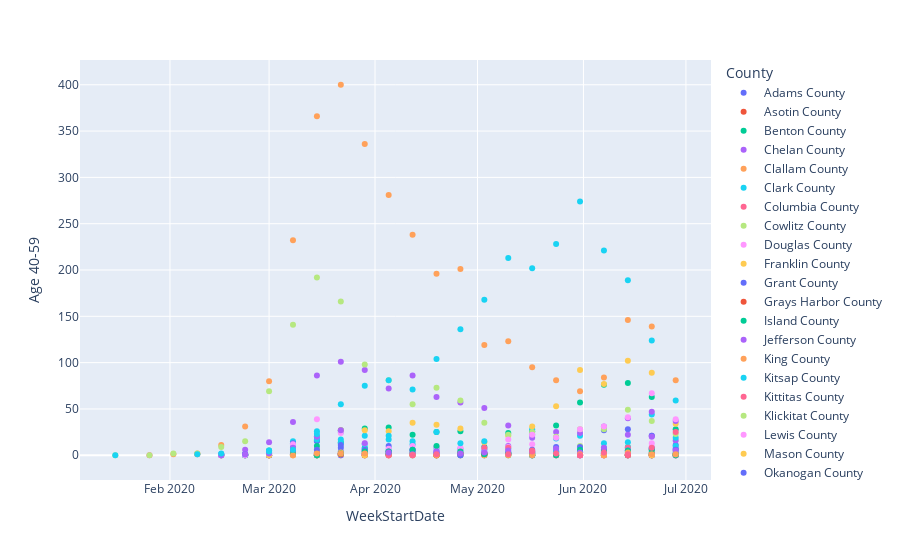

The code cell stored with this chart in its notebook:
### Code cell
px.scatter(df, x="WeekStartDate", y='Age 40-59', color='County')

### Figure 1 — Plotly figure (JSON) as saved in the notebook; plotly's stock layout.template omitted (floating-point values rounded to 4 significant figures)
{"data": [{"hoverlabel": {"namelength": 0}, "hovertemplate": "County=Adams County<br>WeekStartDate=%{x}<br>Age 40-59=%{y}", "legendgroup": "Adams County", "marker": {"color": "#636efa", "symbol": "circle"}, "mode": "markers", "name": "Adams County", "showlegend": true, "type": "scatter", "x": ["2020-03-08", "2020-03-15", "2020-03-22", "2020-03-29", "2020-04-05", "2020-04-12", "2020-04-19", "2020-04-26", "2020-05-03", "2020-05-10", "2020-05-17", "2020-05-24", "2020-05-31", "2020-06-07", "2020-06-14", "2020-06-21", "2020-06-28"], "xaxis": "x", "y": [1, 3, 4, 4, 4, 1, 0, 1, 0, 1, 4, 4, 3, 5, 5, 8, 11], "yaxis": "y"}, {"hoverlabel": {"namelength": 0}, "hovertemplate": "County=Asotin County<br>WeekStartDate=%{x}<br>Age 40-59=%{y}", "legendgroup": "Asotin County", "marker": {"color": "#EF553B", "symbol": "circle"}, "mode": "markers", "name": "Asotin County", "showlegend": true, "type": "scatter", "x": ["2020-03-15", "2020-03-29", "2020-04-05", "2020-04-12", "2020-04-19", "2020-05-17", "2020-05-31", "2020-06-21"], "xaxis": "x", "y": [0, 2, 4, 3, 0, 1, 0, 0], "yaxis": "y"}, {"hoverlabel": {"namelength": 0}, "hovertemplate": "County=Benton County<br>WeekStartDate=%{x}<br>Age 40-59=%{y}", "legendgroup": "Benton County", "marker": {"color": "#00cc96", "symbol": "circle"}, "mode": "markers", "name": "Benton County", "showlegend": true, "type": "scatter", "x": ["2020-02-16", "2020-03-01", "2020-03-08", "2020-03-15", "2020-03-22", "2020-03-29", "2020-04-05", "2020-04-12", "2020-04-19", "2020-04-26", "2020-05-03", "2020-05-10", "2020-05-17", "2020-05-24", "2020-05-31", "2020-06-07", "2020-06-14", "2020-06-21", "2020-06-28"], "xaxis": "x", "y": [0, 0, 4, 16, 27, 29, 30, 22, 25, 26, 9, 24, 26, 32, 57, 76, 78, 63, 28], "yaxis": "y"}, {"hoverlabel": {"namelength": 0}, "hovertemplate": "County=Chelan County<br>WeekStartDate=%{x}<br>Age 40-59=%{y}", "legendgroup": "Chelan County", "marker": {"color": "#ab63fa", "symbol": "circle"}, "mode": "markers", "name": "Chelan County", "showlegend": true, "type": "scatter", "x": ["2020-02-09", "2020-03-08", "2020-03-15", "2020-03-22", "2020-03-29", "2020-04-05", "2020-04-12", "2020-04-19", "2020-04-26", "2020-05-03", "2020-05-10", "2020-05-17", "2020-05-24", "2020-05-31", "2020-06-07", "2020-06-14", "2020-06-21", "2020-06-28"], "xaxis": "x", "y": [1, 5, 0, 2, 6, 4, 6, 9, 7, 7, 10, 19, 5, 0, 1, 8, 21, 16], "yaxis": "y"}, {"hoverlabel": {"namelength": 0}, "hovertemplate": "County=Clallam County<br>WeekStartDate=%{x}<br>Age 40-59=%{y}", "legendgroup": "Clallam County", "marker": {"color": "#FFA15A", "symbol": "circle"}, "mode": "markers", "name": "Clallam County", "showlegend": true, "type": "scatter", "x": ["2020-03-01", "2020-03-08", "2020-03-15", "2020-03-29", "2020-04-05", "2020-04-19", "2020-04-26", "2020-05-10", "2020-05-17", "2020-05-24", "2020-05-31", "2020-06-07", "2020-06-14", "2020-06-21", "2020-06-28"], "xaxis": "x", "y": [0, 2, 0, 0, 1, 0, 0, 2, 0, 0, 1, 1, 0, 3, 0], "yaxis": "y"}, {"hoverlabel": {"namelength": 0}, "hovertemplate": "County=Clark County<br>WeekStartDate=%{x}<br>Age 40-59=%{y}", "legendgroup": "Clark County", "marker": {"color": "#19d3f3", "symbol": "circle"}, "mode": "markers", "name": "Clark County", "showlegend": true, "type": "scatter", "x": ["2020-02-23", "2020-03-01", "2020-03-08", "2020-03-15", "2020-03-22", "2020-03-29", "2020-04-05", "2020-04-12", "2020-04-19", "2020-04-26", "2020-05-03", "2020-05-10", "2020-05-17", "2020-05-24", "2020-05-31", "2020-06-07", "2020-06-14", "2020-06-21", "2020-06-28"], "xaxis": "x", "y": [1, 2, 15, 26, 25, 21, 17, 15, 7, 5, 6, 7, 28, 18, 21, 13, 14, 44, 19], "yaxis": "y"}, {"hoverlabel": {"namelength": 0}, "hovertemplate": "County=Columbia County<br>WeekStartDate=%{x}<br>Age 40-59=%{y}", "legendgroup": "Columbia County", "marker": {"color": "#FF6692", "symbol": "circle"}, "mode": "markers", "name": "Columbia County", "showlegend": true, "type": "scatter", "x": ["2020-03-01", "2020-06-07", "2020-06-14"], "xaxis": "x", "y": [0, 2, 0], "yaxis": "y"}, {"hoverlabel": {"namelength": 0}, "hovertemplate": "County=Cowlitz County<br>WeekStartDate=%{x}<br>Age 40-59=%{y}", "legendgroup": "Cowlitz County", "marker": {"color": "#B6E880", "symbol": "circle"}, "mode": "markers", "name": "Cowlitz County", "showlegend": true, "type": "scatter", "x": ["2020-02-23", "2020-03-01", "2020-03-08", "2020-03-15", "2020-03-22", "2020-03-29", "2020-04-05", "2020-04-12", "2020-04-19", "2020-04-26", "2020-05-03", "2020-05-10", "2020-05-17", "2020-05-24", "2020-05-31", "2020-06-07", "2020-06-14", "2020-06-21", "2020-06-28"], "xaxis": "x", "y": [0, 0, 1, 1, 0, 2, 4, 2, 2, 1, 1, 3, 2, 3, 10, 6, 9, 6, 4], "yaxis": "y"}, {"hoverlabel": {"namelength": 0}, "hovertemplate": "County=Douglas County<br>WeekStartDate=%{x}<br>Age 40-59=%{y}", "legendgroup": "Douglas County", "marker": {"color": "#FF97FF", "symbol": "circle"}, "mode": "markers", "name": "Douglas County", "showlegend": true, "type": "scatter", "x": ["2020-03-01", "2020-03-08", "2020-03-15", "2020-03-22", "2020-03-29", "2020-04-05", "2020-04-12", "2020-04-19", "2020-04-26", "2020-05-03", "2020-05-10", "2020-05-17", "2020-05-24", "2020-05-31", "2020-06-07", "2020-06-14", "2020-06-21", "2020-06-28"], "xaxis": "x", "y": [1, 0, 0, 2, 1, 1, 4, 5, 8, 7, 9, 12, 5, 1, 3, 7, 13, 9], "yaxis": "y"}, {"hoverlabel": {"namelength": 0}, "hovertemplate": "County=Franklin County<br>WeekStartDate=%{x}<br>Age 40-59=%{y}", "legendgroup": "Franklin County", "marker": {"color": "#FECB52", "symbol": "circle"}, "mode": "markers", "name": "Franklin County", "showlegend": true, "type": "scatter", "x": ["2020-02-09", "2020-02-23", "2020-03-01", "2020-03-08", "2020-03-15", "2020-03-22", "2020-03-29", "2020-04-05", "2020-04-12", "2020-04-19", "2020-04-26", "2020-05-03", "2020-05-10", "2020-05-17", "2020-05-24", "2020-05-31", "2020-06-07", "2020-06-14", "2020-06-21", "2020-06-28"], "xaxis": "x", "y": [1, 0, 0, 3, 6, 27, 27, 26, 35, 33, 29, 14, 21, 31, 53, 92, 77, 102, 89, 34], "yaxis": "y"}, {"hoverlabel": {"namelength": 0}, "hovertemplate": "County=Grant County<br>WeekStartDate=%{x}<br>Age 40-59=%{y}", "legendgroup": "Grant County", "marker": {"color": "#636efa", "symbol": "circle"}, "mode": "markers", "name": "Grant County", "showlegend": true, "type": "scatter", "x": ["2020-02-16", "2020-02-23", "2020-03-01", "2020-03-08", "2020-03-15", "2020-03-22", "2020-03-29", "2020-04-05", "2020-04-12", "2020-04-19", "2020-04-26", "2020-05-03", "2020-05-10", "2020-05-17", "2020-05-24", "2020-05-31", "2020-06-07", "2020-06-14", "2020-06-21", "2020-06-28"], "xaxis": "x", "y": [1, 0, 0, 13, 15, 8, 5, 10, 5, 2, 2, 3, 3, 6, 4, 4, 27, 28, 21, 7], "yaxis": "y"}, {"hoverlabel": {"namelength": 0}, "hovertemplate": "County=Grays Harbor County<br>WeekStartDate=%{x}<br>Age 40-59=%{y}", "legendgroup": "Grays Harbor County", "marker": {"color": "#EF553B", "symbol": "circle"}, "mode": "markers", "name": "Grays Harbor County", "showlegend": true, "type": "scatter", "x": ["2020-02-16", "2020-02-23", "2020-03-01", "2020-03-15", "2020-03-22", "2020-03-29", "2020-04-05", "2020-04-26", "2020-05-03", "2020-05-17", "2020-05-24", "2020-05-31", "2020-06-07", "2020-06-14", "2020-06-21", "2020-06-28"], "xaxis": "x", "y": [0, 0, 0, 1, 2, 2, 0, 0, 0, 0, 0, 0, 1, 0, 0, 0], "yaxis": "y"}, {"hoverlabel": {"namelength": 0}, "hovertemplate": "County=Island County<br>WeekStartDate=%{x}<br>Age 40-59=%{y}", "legendgroup": "Island County", "marker": {"color": "#00cc96", "symbol": "circle"}, "mode": "markers", "name": "Island County", "showlegend": true, "type": "scatter", "x": ["2020-02-23", "2020-03-01", "2020-03-08", "2020-03-15", "2020-03-22", "2020-03-29", "2020-04-05", "2020-04-12", "2020-04-19", "2020-04-26", "2020-05-03", "2020-05-10", "2020-05-24", "2020-06-07", "2020-06-14", "2020-06-21", "2020-06-28"], "xaxis": "x", "y": [1, 5, 8, 10, 14, 8, 2, 0, 0, 2, 2, 0, 1, 2, 0, 2, 0], "yaxis": "y"}, {"hoverlabel": {"namelength": 0}, "hovertemplate": "County=Jefferson County<br>WeekStartDate=%{x}<br>Age 40-59=%{y}", "legendgroup": "Jefferson County", "marker": {"color": "#ab63fa", "symbol": "circle"}, "mode": "markers", "name": "Jefferson County", "showlegend": true, "type": "scatter", "x": ["2020-02-23", "2020-03-01", "2020-03-08", "2020-03-15", "2020-03-22", "2020-03-29", "2020-05-31", "2020-06-07", "2020-06-14", "2020-06-21", "2020-06-28"], "xaxis": "x", "y": [1, 0, 3, 1, 1, 0, 0, 0, 1, 0, 0], "yaxis": "y"}, {"hoverlabel": {"namelength": 0}, "hovertemplate": "County=King County<br>WeekStartDate=%{x}<br>Age 40-59=%{y}", "legendgroup": "King County", "marker": {"color": "#FFA15A", "symbol": "circle"}, "mode": "markers", "name": "King County", "showlegend": true, "type": "scatter", "x": ["2020-02-02", "2020-02-09", "2020-02-16", "2020-02-23", "2020-03-01", "2020-03-08", "2020-03-15", "2020-03-22", "2020-03-29", "2020-04-05", "2020-04-12", "2020-04-19", "2020-04-26", "2020-05-03", "2020-05-10", "2020-05-17", "2020-05-24", "2020-05-31", "2020-06-07", "2020-06-14", "2020-06-21", "2020-06-28"], "xaxis": "x", "y": [1, 2, 11, 31, 80, 232, 366, 400, 336, 281, 238, 196, 201, 119, 123, 95, 81, 69, 84, 146, 139, 81], "yaxis": "y"}, {"hoverlabel": {"namelength": 0}, "hovertemplate": "County=Kitsap County<br>WeekStartDate=%{x}<br>Age 40-59=%{y}", "legendgroup": "Kitsap County", "marker": {"color": "#19d3f3", "symbol": "circle"}, "mode": "markers", "name": "Kitsap County", "showlegend": true, "type": "scatter", "x": ["2020-02-16", "2020-02-23", "2020-03-01", "2020-03-08", "2020-03-15", "2020-03-22", "2020-03-29", "2020-04-05", "2020-04-12", "2020-04-19", "2020-04-26", "2020-05-03", "2020-05-10", "2020-05-24", "2020-05-31", "2020-06-07", "2020-06-14", "2020-06-21", "2020-06-28"], "xaxis": "x", "y": [0, 0, 5, 9, 17, 17, 7, 6, 3, 1, 0, 1, 2, 3, 3, 2, 9, 4, 2], "yaxis": "y"}, {"hoverlabel": {"namelength": 0}, "hovertemplate": "County=Kittitas County<br>WeekStartDate=%{x}<br>Age 40-59=%{y}", "legendgroup": "Kittitas County", "marker": {"color": "#FF6692", "symbol": "circle"}, "mode": "markers", "name": "Kittitas County", "showlegend": true, "type": "scatter", "x": ["2020-01-26", "2020-02-16", "2020-03-08", "2020-03-15", "2020-03-22", "2020-03-29", "2020-04-05", "2020-04-19", "2020-04-26", "2020-05-03", "2020-05-10", "2020-05-17", "2020-05-24", "2020-05-31", "2020-06-07", "2020-06-14", "2020-06-21", "2020-06-28"], "xaxis": "x", "y": [0, 0, 2, 2, 1, 0, 0, 0, 2, 8, 8, 5, 0, 0, 0, 8, 6, 0], "yaxis": "y"}, {"hoverlabel": {"namelength": 0}, "hovertemplate": "County=Klickitat County<br>WeekStartDate=%{x}<br>Age 40-59=%{y}", "legendgroup": "Klickitat County", "marker": {"color": "#B6E880", "symbol": "circle"}, "mode": "markers", "name": "Klickitat County", "showlegend": true, "type": "scatter", "x": ["2020-03-01", "2020-03-15", "2020-03-22", "2020-03-29", "2020-04-05", "2020-04-19", "2020-04-26", "2020-05-03", "2020-05-10", "2020-05-17", "2020-05-24", "2020-05-31", "2020-06-07", "2020-06-14", "2020-06-21", "2020-06-28"], "xaxis": "x", "y": [1, 0, 0, 0, 0, 1, 1, 2, 0, 0, 1, 3, 2, 3, 1, 1], "yaxis": "y"}, {"hoverlabel": {"namelength": 0}, "hovertemplate": "County=Lewis County<br>WeekStartDate=%{x}<br>Age 40-59=%{y}", "legendgroup": "Lewis County", "marker": {"color": "#FF97FF", "symbol": "circle"}, "mode": "markers", "name": "Lewis County", "showlegend": true, "type": "scatter", "x": ["2020-03-08", "2020-03-15", "2020-03-22", "2020-03-29", "2020-04-05", "2020-04-12", "2020-04-19", "2020-04-26", "2020-05-03", "2020-05-10", "2020-05-24", "2020-06-07", "2020-06-14", "2020-06-21", "2020-06-28"], "xaxis": "x", "y": [1, 2, 0, 1, 1, 0, 2, 1, 1, 3, 1, 1, 5, 9, 0], "yaxis": "y"}, {"hoverlabel": {"namelength": 0}, "hovertemplate": "County=Mason County<br>WeekStartDate=%{x}<br>Age 40-59=%{y}", "legendgroup": "Mason County", "marker": {"color": "#FECB52", "symbol": "circle"}, "mode": "markers", "name": "Mason County", "showlegend": true, "type": "scatter", "x": ["2020-03-01", "2020-03-08", "2020-03-15", "2020-03-22", "2020-03-29", "2020-04-12", "2020-04-19", "2020-04-26", "2020-05-03", "2020-05-10", "2020-05-17", "2020-05-24", "2020-05-31", "2020-06-07", "2020-06-14", "2020-06-21", "2020-06-28"], "xaxis": "x", "y": [0, 0, 3, 3, 2, 2, 0, 1, 0, 2, 0, 2, 1, 0, 1, 3, 1], "yaxis": "y"}, {"hoverlabel": {"namelength": 0}, "hovertemplate": "County=Okanogan County<br>WeekStartDate=%{x}<br>Age 40-59=%{y}", "legendgroup": "Okanogan County", "marker": {"color": "#636efa", "symbol": "circle"}, "mode": "markers", "name": "Okanogan County", "showlegend": true, "type": "scatter", "x": ["2020-03-08", "2020-03-15", "2020-03-22", "2020-03-29", "2020-04-05", "2020-04-12", "2020-04-19", "2020-04-26", "2020-05-03", "2020-05-10", "2020-05-17", "2020-05-24", "2020-05-31", "2020-06-07", "2020-06-14", "2020-06-21", "2020-06-28"], "xaxis": "x", "y": [2, 0, 0, 1, 1, 2, 2, 0, 3, 1, 0, 3, 4, 3, 0, 2, 2], "yaxis": "y"}, {"hoverlabel": {"namelength": 0}, "hovertemplate": "County=Pacific County<br>WeekStartDate=%{x}<br>Age 40-59=%{y}", "legendgroup": "Pacific County", "marker": {"color": "#EF553B", "symbol": "circle"}, "mode": "markers", "name": "Pacific County", "showlegend": true, "type": "scatter", "x": ["2020-03-29", "2020-04-05", "2020-04-19", "2020-04-26", "2020-05-03", "2020-05-31", "2020-06-07", "2020-06-21"], "xaxis": "x", "y": [0, 1, 0, 2, 2, 1, 0, 1], "yaxis": "y"}, {"hoverlabel": {"namelength": 0}, "hovertemplate": "County=Pend Oreille County<br>WeekStartDate=%{x}<br>Age 40-59=%{y}", "legendgroup": "Pend Oreille County", "marker": {"color": "#00cc96", "symbol": "circle"}, "mode": "markers", "name": "Pend Oreille County", "showlegend": true, "type": "scatter", "x": ["2020-03-15", "2020-04-05", "2020-05-17", "2020-06-21", "2020-06-28"], "xaxis": "x", "y": [0, 1, 0, 0, 0], "yaxis": "y"}, {"hoverlabel": {"namelength": 0}, "hovertemplate": "County=Pierce County<br>WeekStartDate=%{x}<br>Age 40-59=%{y}", "legendgroup": "Pierce County", "marker": {"color": "#ab63fa", "symbol": "circle"}, "mode": "markers", "name": "Pierce County", "showlegend": true, "type": "scatter", "x": ["2020-02-16", "2020-02-23", "2020-03-01", "2020-03-08", "2020-03-15", "2020-03-22", "2020-03-29", "2020-04-05", "2020-04-12", "2020-04-19", "2020-04-26", "2020-05-03", "2020-05-10", "2020-05-17", "2020-05-24", "2020-05-31", "2020-06-07", "2020-06-14", "2020-06-21", "2020-06-28"], "xaxis": "x", "y": [1, 6, 14, 36, 86, 101, 92, 72, 86, 63, 57, 51, 32, 22, 25, 24, 31, 40, 47, 37], "yaxis": "y"}, {"hoverlabel": {"namelength": 0}, "hovertemplate": "County=San Juan County<br>WeekStartDate=%{x}<br>Age 40-59=%{y}", "legendgroup": "San Juan County", "marker": {"color": "#FFA15A", "symbol": "circle"}, "mode": "markers", "name": "San Juan County", "showlegend": true, "type": "scatter", "x": ["2020-03-08", "2020-03-15", "2020-03-22", "2020-03-29", "2020-04-05", "2020-04-12", "2020-06-07", "2020-06-14", "2020-06-21"], "xaxis": "x", "y": [1, 2, 2, 4, 0, 1, 0, 0, 0], "yaxis": "y"}, {"hoverlabel": {"namelength": 0}, "hovertemplate": "County=Skagit County<br>WeekStartDate=%{x}<br>Age 40-59=%{y}", "legendgroup": "Skagit County", "marker": {"color": "#19d3f3", "symbol": "circle"}, "mode": "markers", "name": "Skagit County", "showlegend": true, "type": "scatter", "x": ["2020-02-16", "2020-02-23", "2020-03-01", "2020-03-08", "2020-03-15", "2020-03-22", "2020-03-29", "2020-04-05", "2020-04-12", "2020-04-19", "2020-04-26", "2020-05-03", "2020-05-10", "2020-05-17", "2020-05-24", "2020-05-31", "2020-06-07", "2020-06-14", "2020-06-21", "2020-06-28"], "xaxis": "x", "y": [1, 0, 2, 11, 20, 13, 12, 21, 12, 25, 13, 15, 3, 0, 4, 3, 8, 4, 7, 10], "yaxis": "y"}, {"hoverlabel": {"namelength": 0}, "hovertemplate": "County=Skamania County<br>WeekStartDate=%{x}<br>Age 40-59=%{y}", "legendgroup": "Skamania County", "marker": {"color": "#FF6692", "symbol": "circle"}, "mode": "markers", "name": "Skamania County", "showlegend": true, "type": "scatter", "x": ["2020-03-22", "2020-04-05", "2020-06-14", "2020-06-21", "2020-06-28"], "xaxis": "x", "y": [1, 0, 0, 0, 1], "yaxis": "y"}, {"hoverlabel": {"namelength": 0}, "hovertemplate": "County=Snohomish County<br>WeekStartDate=%{x}<br>Age 40-59=%{y}", "legendgroup": "Snohomish County", "marker": {"color": "#B6E880", "symbol": "circle"}, "mode": "markers", "name": "Snohomish County", "showlegend": true, "type": "scatter", "x": ["2020-01-16", "2020-01-26", "2020-02-02", "2020-02-09", "2020-02-16", "2020-02-23", "2020-03-01", "2020-03-08", "2020-03-15", "2020-03-22", "2020-03-29", "2020-04-05", "2020-04-12", "2020-04-19", "2020-04-26", "2020-05-03", "2020-05-10", "2020-05-17", "2020-05-24", "2020-05-31", "2020-06-07", "2020-06-14", "2020-06-21", "2020-06-28"], "xaxis": "x", "y": [0, 0, 2, 2, 9, 15, 69, 141, 192, 166, 98, 81, 55, 73, 59, 35, 22, 25, 20, 28, 28, 49, 37, 23], "yaxis": "y"}, {"hoverlabel": {"namelength": 0}, "hovertemplate": "County=Spokane County<br>WeekStartDate=%{x}<br>Age 40-59=%{y}", "legendgroup": "Spokane County", "marker": {"color": "#FF97FF", "symbol": "circle"}, "mode": "markers", "name": "Spokane County", "showlegend": true, "type": "scatter", "x": ["2020-02-16", "2020-02-23", "2020-03-01", "2020-03-08", "2020-03-15", "2020-03-22", "2020-03-29", "2020-04-05", "2020-04-12", "2020-04-19", "2020-04-26", "2020-05-03", "2020-05-10", "2020-05-17", "2020-05-24", "2020-05-31", "2020-06-07", "2020-06-14", "2020-06-21", "2020-06-28"], "xaxis": "x", "y": [0, 0, 3, 12, 39, 24, 13, 7, 10, 8, 5, 3, 17, 22, 19, 28, 31, 41, 67, 39], "yaxis": "y"}, {"hoverlabel": {"namelength": 0}, "hovertemplate": "County=Stevens County<br>WeekStartDate=%{x}<br>Age 40-59=%{y}", "legendgroup": "Stevens County", "marker": {"color": "#FECB52", "symbol": "circle"}, "mode": "markers", "name": "Stevens County", "showlegend": true, "type": "scatter", "x": ["2020-03-01", "2020-03-08", "2020-03-15", "2020-03-22", "2020-03-29", "2020-04-12", "2020-05-10", "2020-05-17", "2020-05-24", "2020-06-07", "2020-06-21", "2020-06-28"], "xaxis": "x", "y": [1, 0, 0, 1, 0, 0, 1, 2, 1, 2, 0, 1], "yaxis": "y"}, {"hoverlabel": {"namelength": 0}, "hovertemplate": "County=Thurston County<br>WeekStartDate=%{x}<br>Age 40-59=%{y}", "legendgroup": "Thurston County", "marker": {"color": "#636efa", "symbol": "circle"}, "mode": "markers", "name": "Thurston County", "showlegend": true, "type": "scatter", "x": ["2020-02-23", "2020-03-01", "2020-03-08", "2020-03-15", "2020-03-22", "2020-03-29", "2020-04-05", "2020-04-12", "2020-04-19", "2020-04-26", "2020-05-03", "2020-05-10", "2020-05-17", "2020-05-24", "2020-05-31", "2020-06-07", "2020-06-14", "2020-06-21", "2020-06-28"], "xaxis": "x", "y": [1, 3, 6, 6, 11, 6, 4, 6, 4, 1, 2, 2, 3, 9, 9, 6, 5, 7, 6], "yaxis": "y"}, {"hoverlabel": {"namelength": 0}, "hovertemplate": "County=Wahkiakum County<br>WeekStartDate=%{x}<br>Age 40-59=%{y}", "legendgroup": "Wahkiakum County", "marker": {"color": "#EF553B", "symbol": "circle"}, "mode": "markers", "name": "Wahkiakum County", "showlegend": true, "type": "scatter", "x": ["2020-03-15", "2020-03-22", "2020-05-03", "2020-06-14"], "xaxis": "x", "y": [1, 1, 1, 1], "yaxis": "y"}, {"hoverlabel": {"namelength": 0}, "hovertemplate": "County=Walla Walla County<br>WeekStartDate=%{x}<br>Age 40-59=%{y}", "legendgroup": "Walla Walla County", "marker": {"color": "#00cc96", "symbol": "circle"}, "mode": "markers", "name": "Walla Walla County", "showlegend": true, "type": "scatter", "x": ["2020-03-08", "2020-03-15", "2020-03-22", "2020-03-29", "2020-04-05", "2020-04-12", "2020-04-19", "2020-04-26", "2020-05-03", "2020-05-10", "2020-05-17", "2020-05-24", "2020-05-31", "2020-06-07", "2020-06-14", "2020-06-21", "2020-06-28"], "xaxis": "x", "y": [1, 0, 2, 4, 4, 6, 10, 4, 1, 2, 2, 0, 6, 4, 5, 6, 1], "yaxis": "y"}, {"hoverlabel": {"namelength": 0}, "hovertemplate": "County=Whatcom County<br>WeekStartDate=%{x}<br>Age 40-59=%{y}", "legendgroup": "Whatcom County", "marker": {"color": "#ab63fa", "symbol": "circle"}, "mode": "markers", "name": "Whatcom County", "showlegend": true, "type": "scatter", "x": ["2020-02-16", "2020-02-23", "2020-03-01", "2020-03-08", "2020-03-15", "2020-03-22", "2020-03-29", "2020-04-05", "2020-04-12", "2020-04-19", "2020-04-26", "2020-05-03", "2020-05-10", "2020-05-17", "2020-05-24", "2020-05-31", "2020-06-07", "2020-06-14", "2020-06-21", "2020-06-28"], "xaxis": "x", "y": [0, 1, 2, 8, 20, 27, 13, 3, 1, 4, 2, 3, 5, 3, 7, 3, 8, 22, 20, 5], "yaxis": "y"}, {"hoverlabel": {"namelength": 0}, "hovertemplate": "County=Whitman County<br>WeekStartDate=%{x}<br>Age 40-59=%{y}", "legendgroup": "Whitman County", "marker": {"color": "#FFA15A", "symbol": "circle"}, "mode": "markers", "name": "Whitman County", "showlegend": true, "type": "scatter", "x": ["2020-03-08", "2020-03-15", "2020-03-22", "2020-03-29", "2020-04-12", "2020-04-19", "2020-05-10", "2020-05-17", "2020-05-31", "2020-06-07", "2020-06-14", "2020-06-21", "2020-06-28"], "xaxis": "x", "y": [0, 2, 2, 2, 0, 0, 0, 0, 1, 0, 3, 1, 1], "yaxis": "y"}, {"hoverlabel": {"namelength": 0}, "hovertemplate": "County=Yakima County<br>WeekStartDate=%{x}<br>Age 40-59=%{y}", "legendgroup": "Yakima County", "marker": {"color": "#19d3f3", "symbol": "circle"}, "mode": "markers", "name": "Yakima County", "showlegend": true, "type": "scatter", "x": ["2020-01-16", "2020-02-09", "2020-02-16", "2020-03-01", "2020-03-08", "2020-03-15", "2020-03-22", "2020-03-29", "2020-04-05", "2020-04-12", "2020-04-19", "2020-04-26", "2020-05-03", "2020-05-10", "2020-05-17", "2020-05-24", "2020-05-31", "2020-06-07", "2020-06-14", "2020-06-21", "2020-06-28"], "xaxis": "x", "y": [0, 1, 2, 4, 6, 23, 55, 75, 81, 71, 104, 136, 168, 213, 202, 228, 274, 221, 189, 124, 59], "yaxis": "y"}, {"hoverlabel": {"namelength": 0}, "hovertemplate": "County=Unassigned<br>WeekStartDate=%{x}<br>Age 40-59=%{y}", "legendgroup": "Unassigned", "marker": {"color": "#FF6692", "symbol": "circle"}, "mode": "markers", "name": "Unassigned", "showlegend": true, "type": "scatter", "x": ["2020-04-12", "2020-04-19", "2020-05-10", "2020-05-17", "2020-05-24", "2020-05-31", "2020-06-07", "2020-06-14", "2020-06-21", "2020-06-28"], "xaxis": "x", "y": [0, 1, 1, 4, 2, 0, 3, 1, 8, 25], "yaxis": "y"}], "layout": {"legend": {"title": {"text": "County"}, "tracegroupgap": 0}, "margin": {"t": 60}, "xaxis": {"anchor": "y", "domain": [0, 1], "title": {"text": "WeekStartDate"}}, "yaxis": {"anchor": "x", "domain": [0, 1], "title": {"text": "Age 40-59"}}}}
